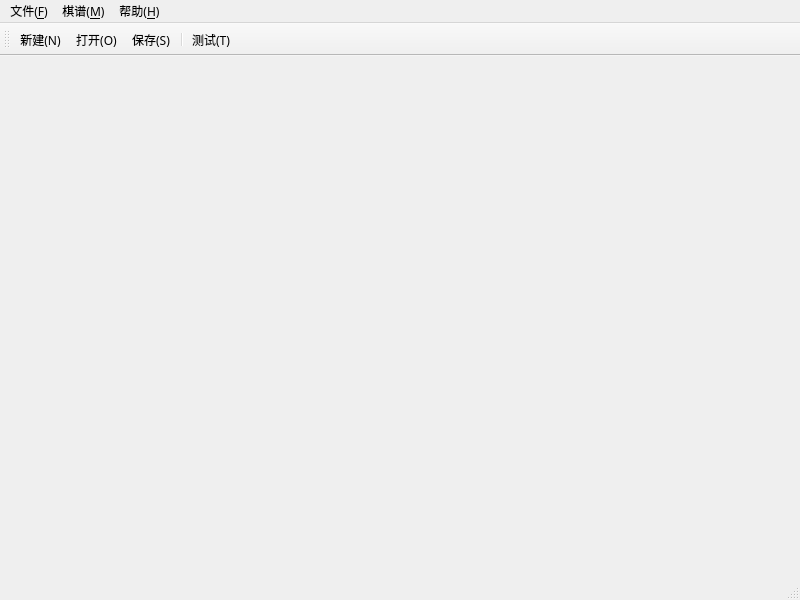
<?xml version="1.0" encoding="UTF-8"?>
<ui version="4.0">
 <class>MainWindow</class>
 <widget class="QMainWindow" name="MainWindow">
  <property name="geometry">
   <rect>
    <x>0</x>
    <y>0</y>
    <width>800</width>
    <height>600</height>
   </rect>
  </property>
  <property name="font">
   <font>
    <family>等线</family>
    <pointsize>9</pointsize>
   </font>
  </property>
  <property name="windowTitle">
   <string>学象棋</string>
  </property>
  <widget class="QWidget" name="centralwidget"/>
  <widget class="QMenuBar" name="menubar">
   <property name="geometry">
    <rect>
     <x>0</x>
     <y>0</y>
     <width>800</width>
     <height>20</height>
    </rect>
   </property>
   <widget class="QMenu" name="menuFile">
    <property name="font">
     <font>
      <family>等线</family>
     </font>
    </property>
    <property name="title">
     <string>文件(&amp;F)</string>
    </property>
    <addaction name="actNew"/>
    <addaction name="actOpen"/>
    <addaction name="actSave"/>
    <addaction name="separator"/>
    <addaction name="actExit"/>
   </widget>
   <widget class="QMenu" name="menuManual">
    <property name="title">
     <string>棋谱(&amp;M)</string>
    </property>
    <addaction name="actTest"/>
   </widget>
   <widget class="QMenu" name="menuHelp">
    <property name="title">
     <string>帮助(&amp;H)</string>
    </property>
   </widget>
   <addaction name="menuFile"/>
   <addaction name="menuManual"/>
   <addaction name="menuHelp"/>
  </widget>
  <widget class="QStatusBar" name="statusbar"/>
  <widget class="QToolBar" name="toolBar">
   <property name="windowTitle">
    <string>toolBar</string>
   </property>
   <attribute name="toolBarArea">
    <enum>TopToolBarArea</enum>
   </attribute>
   <attribute name="toolBarBreak">
    <bool>false</bool>
   </attribute>
   <addaction name="actNew"/>
   <addaction name="actOpen"/>
   <addaction name="actSave"/>
   <addaction name="separator"/>
   <addaction name="actTest"/>
  </widget>
  <action name="actNew">
   <property name="icon">
    <iconset resource="res.qrc">
     <normaloff>:/icon/res/file_32px.png</normaloff>:/icon/res/file_32px.png</iconset>
   </property>
   <property name="text">
    <string>新建(&amp;N)</string>
   </property>
   <property name="toolTip">
    <string>新建一个棋局</string>
   </property>
   <property name="shortcut">
    <string>Ctrl+N</string>
   </property>
  </action>
  <action name="actOpen">
   <property name="icon">
    <iconset resource="res.qrc">
     <normaloff>:/icon/res/opened_folder_32px.png</normaloff>:/icon/res/opened_folder_32px.png</iconset>
   </property>
   <property name="text">
    <string>打开(&amp;O)</string>
   </property>
   <property name="toolTip">
    <string>打开一个棋局</string>
   </property>
   <property name="shortcut">
    <string>Ctrl+O</string>
   </property>
  </action>
  <action name="actSave">
   <property name="icon">
    <iconset resource="res.qrc">
     <normaloff>:/icon/res/save_32px.png</normaloff>:/icon/res/save_32px.png</iconset>
   </property>
   <property name="text">
    <string>保存(&amp;S)</string>
   </property>
   <property name="toolTip">
    <string>保存当前棋局</string>
   </property>
   <property name="shortcut">
    <string>Ctrl+S</string>
   </property>
  </action>
  <action name="actExit">
   <property name="icon">
    <iconset resource="res.qrc">
     <normaloff>:/icon/res/exit_sign_32px.png</normaloff>:/icon/res/exit_sign_32px.png</iconset>
   </property>
   <property name="text">
    <string>退出(&amp;Q)</string>
   </property>
   <property name="toolTip">
    <string>退出程序</string>
   </property>
   <property name="shortcut">
    <string>Ctrl+Q</string>
   </property>
  </action>
  <action name="actTest">
   <property name="icon">
    <iconset resource="res.qrc">
     <normaloff>:/icon/res/round_32px.png</normaloff>:/icon/res/round_32px.png</iconset>
   </property>
   <property name="text">
    <string>测试(&amp;T)</string>
   </property>
   <property name="toolTip">
    <string>测试</string>
   </property>
   <property name="shortcut">
    <string>Ctrl+T</string>
   </property>
  </action>
 </widget>
 <resources>
  <include location="res.qrc"/>
 </resources>
 <connections>
  <connection>
   <sender>actExit</sender>
   <signal>triggered()</signal>
   <receiver>MainWindow</receiver>
   <slot>close()</slot>
   <hints>
    <hint type="sourcelabel">
     <x>-1</x>
     <y>-1</y>
    </hint>
    <hint type="destinationlabel">
     <x>399</x>
     <y>299</y>
    </hint>
   </hints>
  </connection>
 </connections>
</ui>
